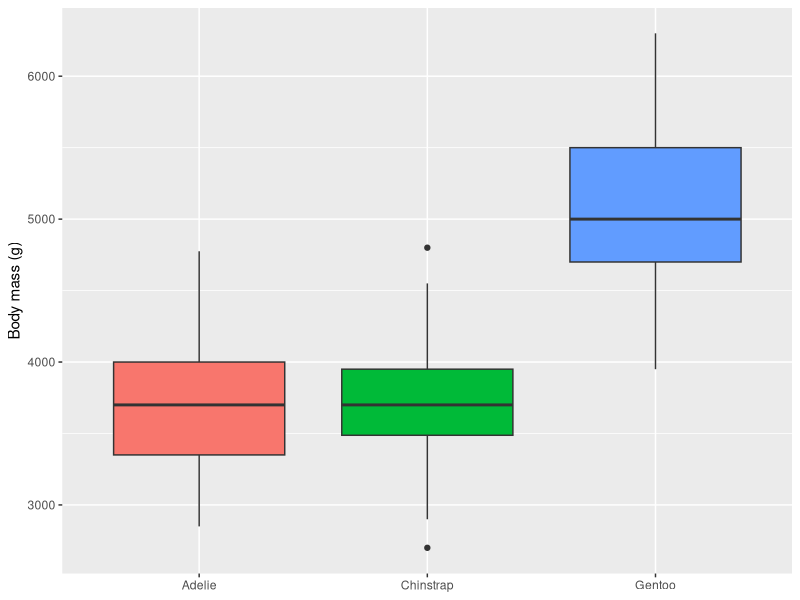

Write the R code that produced this figure.
## ---- chunk 1
#| label: setup
#| message: false
# Renders the target figure shown further down this page — you'll do the actual
# work inside your day2-projects/ folder, not here. This cell is not step zero.
library(dplyr)
library(ggplot2)
data(penguins)
penguins <- penguins |> filter(!is.na(bill_len), !is.na(bill_dep), !is.na(body_mass))
## ---- chunk 2
#| label: fig-target
#| echo: false
#| fig-width: 6
#| fig-height: 3.2
#| fig-cap: "The analysis page's figure — body mass by species."
#| fig-alt: >-
#|   Boxplot of penguin body mass in grams for Adelie, Chinstrap and Gentoo species; Gentoo is
#|   clearly the heaviest, Adelie and Chinstrap overlap.
ggplot(penguins, aes(species, body_mass, fill = species)) +
  geom_boxplot(show.legend = FALSE) +
  labs(x = NULL, y = "Body mass (g)")
## ---- chunk 3
#| label: session
sessionInfo()
